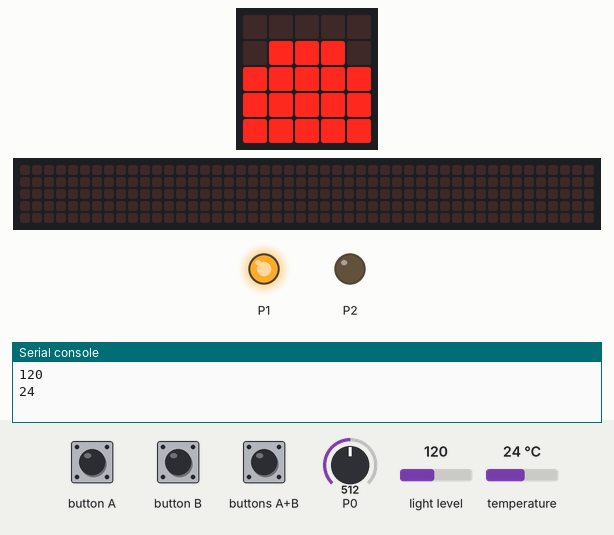
A program run on a simulated BBC micro:bit (MakeCode). Parts: the board's 5×5 LED display, a strip that is not on the board, showing the scrolling text unrolled, output pins drawn as LEDs (lit = HIGH), the last lines printed to the serial console. The test bench sets the inputs (shaded band); at power-on: P0 = 512, light level 120, temperature 24 °C (analog values on the 0–1023 scale). No radio messages arrive unless stated (any console line starting 'radio sent:' is added by the test bench); the 48×5 strip is a reading aid, not a part: it shows the text the display is scrolling, unrolled, one strip-width of it at a time.

Above: at 2.7 s.
At 8.9 s:
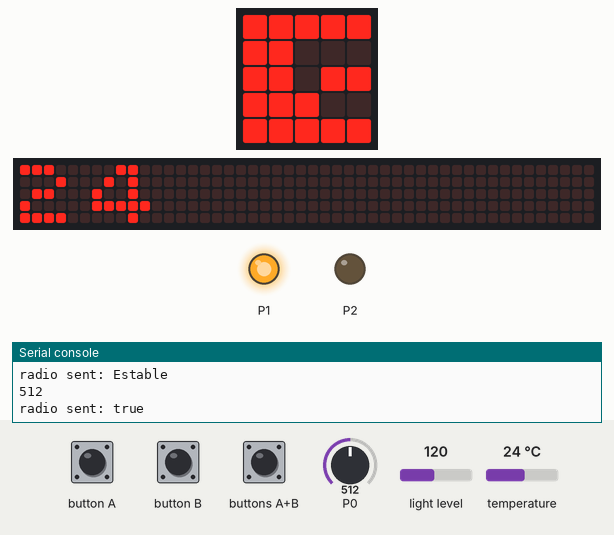
9.0 s: P0 set to 309
14.0 s: P0 set to 286
At 14.22 s:
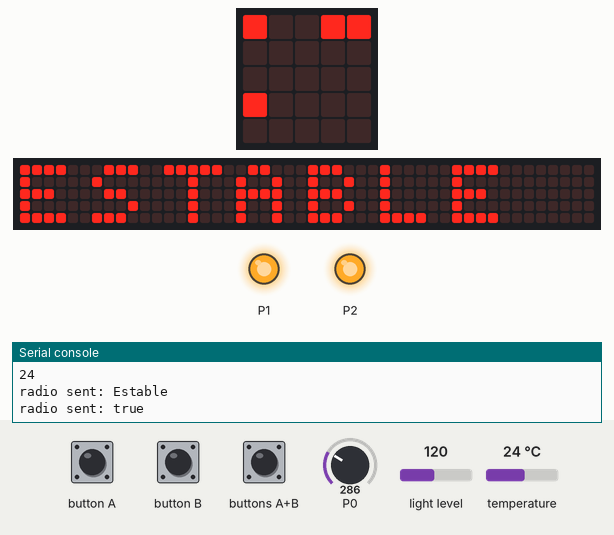
16.1 s: P0 set to 306
22.2 s: buttons A+B pressed for 1 s
At 24.71 s:
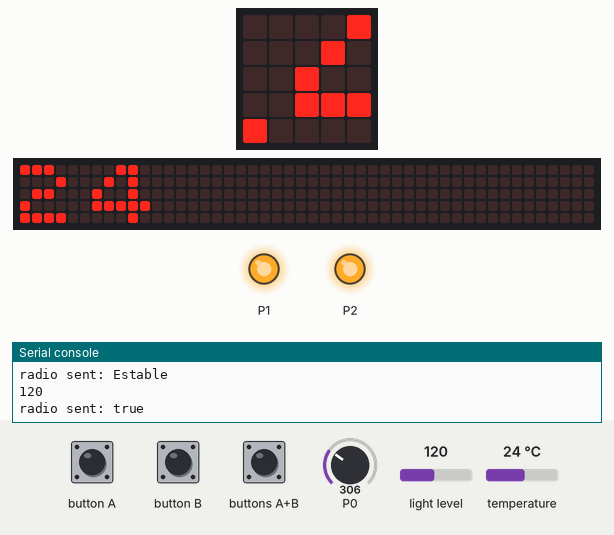
25.0 s: buttons A+B pressed for 3.2 s
At 26.8 s:
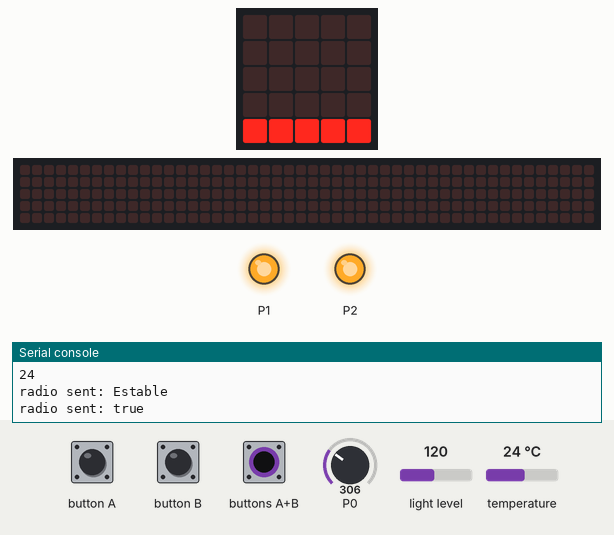
29.7 s: button B pressed for 3.2 s
At 32.3 s:
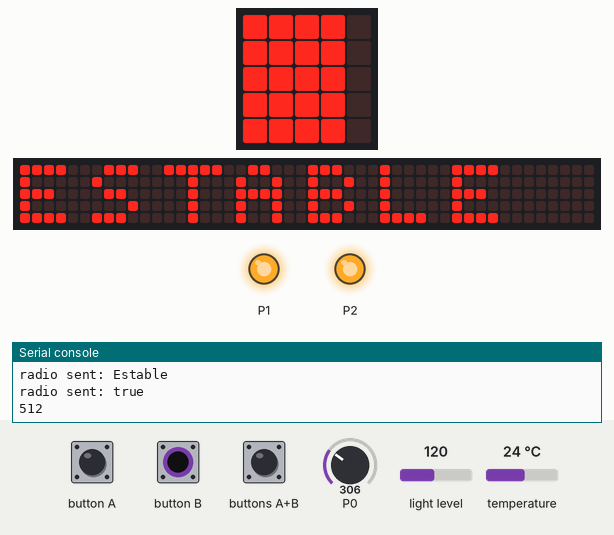
Timing chart, 0 to 33.8 s (numbered marks = the images above; inputs shaded):
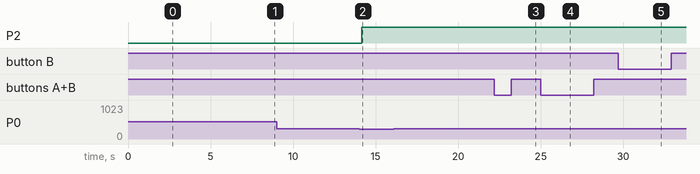

The program:

main.ts
```typescript
// Inicio
//
//
radio.setGroup(1)
pins.analogWritePin(AnalogPin.P1, 1023)
pins.analogWritePin(AnalogPin.P2, 0)
let Temp = input.temperature()
let Luz = input.lightLevel()
let Humedad = pins.analogReadPin(AnalogPin.P0)
let Baja_Temp = Temp >= 10 && Temp <= 16
let Estable = Temp >= 20 && Temp <= 27
let Alta_Temp = Temp >= 28 && Temp <= 34
let Critico = Humedad >= 600 && Temp >= 35
basic.showString("L")
basic.pause(100)
led.plotBarGraph(
input.lightLevel(),
395
)
basic.pause(1000)
basic.showString("T")
led.plotBarGraph(
Temp,
36
)
basic.pause(2000)
basic.showString("H")
led.plotBarGraph(
Humedad,
200
)
basic.pause(1000)
// Controles
//
basic.forever(function () {
    basic.pause(1000)
    led.plotBarGraph(
    Humedad,
    200
    )
    basic.pause(1000)
    if (Temp >= 20 && Temp <= 35) {
        basic.showNumber(Temp)
        led.plotBarGraph(
        Temp,
        20
        )
        basic.pause(1000)
        basic.showString("ESTABLE")
    }
    basic.pause(1000)
    if (Temp >= 35 && Temp <= 34) {
        basic.showNumber(Temp)
        led.plotBarGraph(
        Temp,
        45
        )
        basic.pause(1000)
        basic.showString("ALTA.TEMP")
    }
    basic.pause(1000)
    if (Temp >= 10 && Temp <= 16) {
        basic.showNumber(Temp)
        led.plotBarGraph(
        Temp,
        150
        )
        basic.pause(1000)
        basic.showString("BAJA.TEMP")
    }
    if (Humedad >= 300 && Temp >= 35) {
        basic.showIcon(IconNames.No)
        basic.pause(100)
        basic.showString("A!")
        basic.pause(100)
        basic.showIcon(IconNames.No)
    }
    if (Humedad >= 300 && Temp >= 35) {
        basic.showIcon(IconNames.No)
        basic.pause(200)
        basic.showString("A!")
        basic.pause(200)
        basic.showIcon(IconNames.No)
    }
})
basic.forever(function () {
    while (Humedad <= 300) {
        pins.analogWritePin(AnalogPin.P2, 1023)
    }
    basic.pause(100)
    while (pins.analogReadPin(AnalogPin.P0) <= 300) {
        pins.analogWritePin(AnalogPin.P2, 1023)
    }
    basic.pause(100)
})
// Transmicion
//
basic.forever(function () {
    if (Temp >= 10 && Temp <= 16) {
        radio.sendString("Baja.Temp")
        basic.pause(500)
        radio.sendString("" + (Baja_Temp))
    }
    basic.pause(500)
    if (Temp >= 20 && Temp <= 27) {
        radio.sendString("Estable")
        basic.pause(500)
        radio.sendString("" + (Estable))
    }
    basic.pause(500)
    if (Temp >= 28 && Temp <= 34) {
        radio.sendString("Alta.Temp")
        basic.pause(500)
        radio.sendString("" + (Alta_Temp))
    }
    basic.pause(500)
    if (Humedad >= 600 && Temp >= 35) {
        radio.sendString("Critico")
        basic.pause(500)
        radio.sendString("" + (Critico))
    }
    basic.pause(500)
})
basic.forever(function () {
    basic.pause(1000)
    if (input.buttonIsPressed(Button.A)) {
        led.plotBarGraph(
        input.temperature(),
        140
        )
    }
    basic.pause(1000)
    if (input.buttonIsPressed(Button.B)) {
        led.plotBarGraph(
        Humedad,
        200
        )
    }
    basic.pause(1000)
    if (input.buttonIsPressed(Button.AB)) {
        basic.pause(1000)
        led.plotBarGraph(
        Luz,
        395
        )
    }
    basic.pause(1000)
})
```

test.ts
```typescript
// aquí va el archivo "tests"; esto no se compilará cuando este paquete se utilice como una extensión.
```

Measured:
- the behaviour switches between 301 and 300 on P0 (found by bisection; images 1 and 2)
- after the input at 14.0 s, P2: LOW → HIGH after 0.16 s
- after the input at 22.2 s, the display: first differs from a run without the input after 2.0 s (image 3 shows a later state)
- after the input at 25.0 s, the display: first differs from a run without the input after 1.2 s (image 4)
- after the input at 29.7 s, the display: first differs from a run without the input after 2.5 s (image 5 shows a later state)
- what the display in image 0 shows lasts 2.0 s, from 2.6 s to 4.6 s
- what the display in image 4 shows lasts 0.8 s, from 26.2 s to 27.0 s
